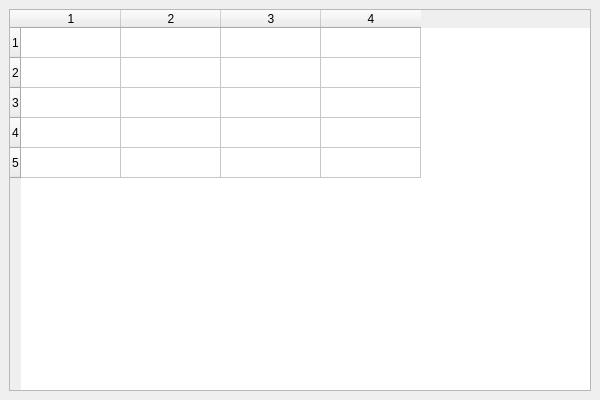
<?xml version="1.0" encoding="UTF-8"?>
<ui version="4.0">
 <class>MainWindow</class>
 <widget class="QMainWindow" name="MainWindow">
  <property name="geometry">
   <rect>
    <x>0</x>
    <y>0</y>
    <width>600</width>
    <height>400</height>
   </rect>
  </property>
  <property name="windowTitle">
   <string>Корзина</string>
  </property>
  <widget class="QWidget" name="centralwidget">
   <layout class="QVBoxLayout" name="verticalLayout">
    <item>
     <widget class="QTableWidget" name="tableWidget">
      <property name="rowCount">
       <number>5</number>
      </property>
      <property name="columnCount">
       <number>4</number>
      </property>
     </widget>
    </item>
   </layout>
  </widget>
 </widget>
 <resources/>
 <connections/>
</ui>
